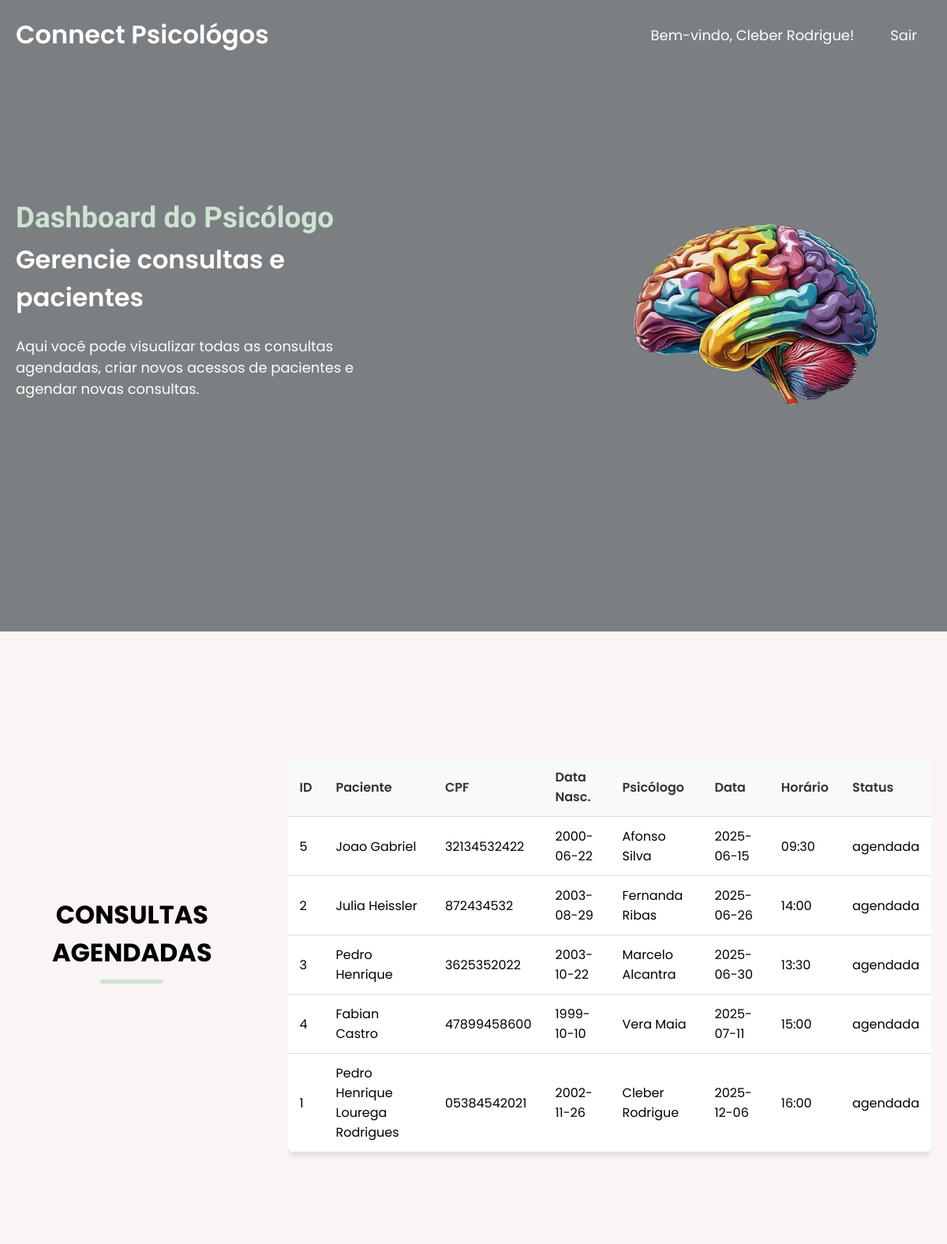
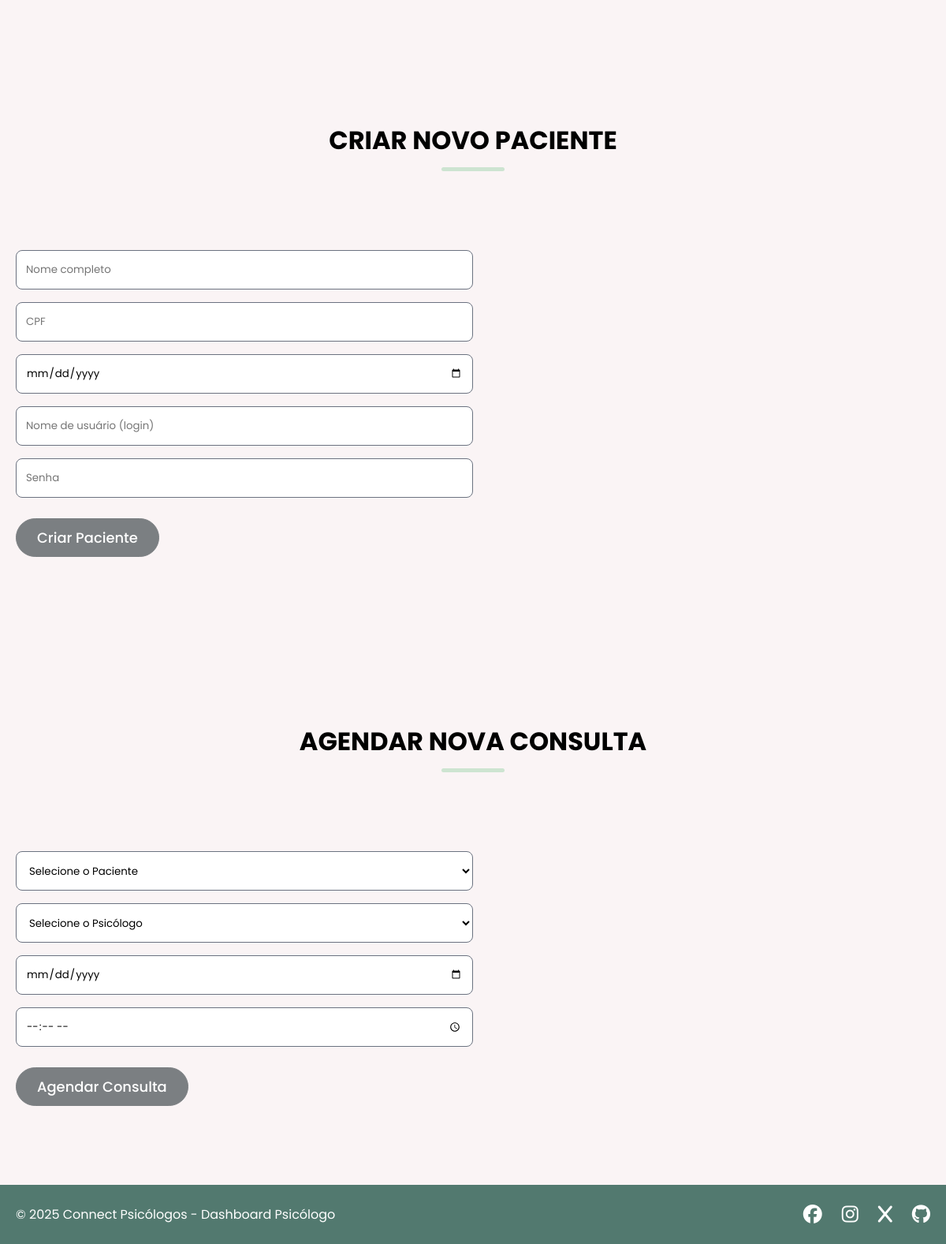
Screenshot of /dashboard/psicologo (signed in) with the database file from the repository (2 pictures, top to bottom).
### tables this page shows
CREATE TABLE psicologos (
            id INTEGER PRIMARY KEY AUTOINCREMENT,
            nome TEXT NOT NULL,
            especialidade TEXT NOT NULL,
            username TEXT UNIQUE NOT NULL,
            password TEXT NOT NULL
        );

CREATE TABLE consultas (
            id INTEGER PRIMARY KEY AUTOINCREMENT,
            paciente_id INTEGER NOT NULL,
            psicologo_id INTEGER NOT NULL,
            data_consulta DATE NOT NULL,
            horario TIME NOT NULL,
            status TEXT DEFAULT 'agendada',
            FOREIGN KEY (paciente_id) REFERENCES pacientes (id),
            FOREIGN KEY (psicologo_id) REFERENCES psicologos (id)
        );

CREATE TABLE pacientes (
            id INTEGER PRIMARY KEY AUTOINCREMENT,
            nome TEXT NOT NULL,
            cpf TEXT NOT NULL,
            data_nascimento DATE NOT NULL,
            username TEXT UNIQUE NOT NULL,
            password TEXT NOT NULL
        );

### sistema_psicologos/app.py (the view)
@app.route('/dashboard/psicologo')
def dashboard_psicologo():
    if 'psicologo_id' not in session:
        return redirect(url_for('psicologo_login'))
    consultas = listar_consultas()
    psicologos = listar_psicologos()
    pacientes = listar_pacientes()
    return render_template('dashboard_psicologo.html',
                         consultas=consultas,
                         psicologos=psicologos,
                         pacientes=pacientes,
                         psicologo_nome=session.get('psicologo_nome'))

### sistema_psicologos/database.py (called while the page is built)
def get_db_connection():
    conn = sqlite3.connect('connect_psicologos.db')
    conn.row_factory = sqlite3.Row
    return conn

def listar_consultas():
    conn = get_db_connection()
    consultas = conn.execute('''
        SELECT c.id, c.data_consulta, c.horario, c.status,
               p.nome as paciente_nome, p.cpf, p.data_nascimento, p.id as paciente_id,
               ps.nome as psicologo_nome
        FROM consultas c
        JOIN pacientes p ON c.paciente_id = p.id
        JOIN psicologos ps ON c.psicologo_id = ps.id
        ORDER BY c.data_consulta, c.horario
    ''').fetchall()
    conn.close()
    return consultas

def listar_psicologos():
    conn = get_db_connection()
    psicologos = conn.execute('SELECT * FROM psicologos ORDER BY nome').fetchall()
    conn.close()
    return psicologos

def listar_pacientes():
    conn = get_db_connection()
    pacientes = conn.execute('SELECT * FROM pacientes ORDER BY nome').fetchall()
    conn.close()
    return pacientes

### sistema_psicologos/templates/dashboard_psicologo.html (shortened to what this page needs)
<!DOCTYPE html>
<html lang="pt-BR">
<head>
    <link rel="stylesheet" href="https://cdnjs.cloudflare.com/ajax/libs/font-awesome/6.6.0/css/all.min.css">
     <link rel="stylesheet" href="{{ url_for('static', filename='css/style.css') }}">
</head>
<body>
    <header>
        <nav class="navbar section-content">
            <a href="{{ url_for('home') }}" class="nav-logo">
                <h2 class="logo-text">Connect Psicológos</h2>
            </a>
            <ul class="nav-menu">
                <li class="nav-item">
                    <span class="nav-link">Bem-vindo, {{ psicologo_nome }}!</span>
                </li>
                <li class="nav-item">
                    <a href="{{ url_for('logout') }}" class="nav-link">Sair</a>
                </li>
            </ul>
        </nav>
    </header>
    <main>
        <section class="hero-section">
            <div class="section-content">
                <div class="hero-details">
                    <h2 class="title">Dashboard do Psicólogo</h2>
                    <h3 class="subtitle">Gerencie consultas e pacientes</h3>
                    <p class="description">Aqui você pode visualizar todas as consultas agendadas, criar novos acessos de pacientes e agendar novas consultas.</p>
                </div>
                <div class="hero-image-wrapped">
                    <img src="{{ url_for('static', filename='images/psicologo-banner.png') }}" alt="Consultas" class="hero-image">
                </div>
            </div>
        </section>
        <section class="about-section">
            <div class="section-content">
                <h2 class="section-tittle">Consultas Agendadas</h2>
                {% if consultas %}
                <div class="table-container">
                    <table class="consultas-table">
                        <thead>
                            <tr>
                                <th>ID</th>
                                <th>Paciente</th>
                                <th>CPF</th>
                                <th>Data Nasc.</th>
                                <th>Psicólogo</th>
                                <th>Data</th>
                                <th>Horário</th>
                                <th>Status</th>
                            </tr>
                        </thead>
                        <tbody>
                            {% for consulta in consultas %}
                            <tr>
                                <td>{{ consulta.paciente_id }}</td>
                                <td>{{ consulta.paciente_nome }}</td>
                                <td>{{ consulta.cpf }}</td>
                                <td>{{ consulta.data_nascimento }}</td>
                                <td>{{ consulta.psicologo_nome }}</td>
                                <td>{{ consulta.data_consulta }}</td>
                                <td>{{ consulta.horario }}</td>
                                <td>{{ consulta.status }}</td>
                            </tr>
                            {% endfor %}
                        </tbody>
                    </table>
                </div>
                {% else %}
                <p class="text">Nenhuma consulta agendada ainda.</p>
                {% endif %}
            </div>
        </section>
        <section class="contact-section">
            <h2 class="section-tittle">Criar Novo Paciente</h2>
            <div class="section-content">
                <form action="{{ url_for('criar_novo_paciente') }}" method="POST" class="contact-form">
                    <input type="text" name="nome" placeholder="Nome completo" class="form-input" required>
                    <input type="text" name="cpf" placeholder="CPF" class="form-input" required>
                    <input type="date" name="data_nascimento" placeholder="Data de Nascimento" class="form-input" required>
                    <input type="text" name="username" placeholder="Nome de usuário (login)" class="form-input" required>
                    <input type="password" name="password" placeholder="Senha" class="form-input" required>
                    <button type="submit" class="submit-button">Criar Paciente</button>
                </form>
            </div>
        </section>
        <section class="contact-section">
            <h2 class="section-tittle">Agendar Nova Consulta</h2>
            <div class="section-content">
                <form action="{{ url_for('nova_consulta') }}" method="POST" class="contact-form">
                    <select name="paciente_id" class="form-input" required>
                        <option value="">Selecione o Paciente</option>
                    </select>
                    <select name="psicologo_id" class="form-input" required>
                        <option value="">Selecione o Psicólogo</option>
                    </select>
                    <input type="date" name="data_consulta" placeholder="Data da Consulta" class="form-input" required>
                    <input type="time" name="horario" placeholder="Horário" class="form-input" required>
                    <button type="submit" class="submit-button">Agendar Consulta</button>
                </form>
            </div>
        </section>
        <footer class="footer-section">
            <div class="section-content">
                <p class="copyright-text">© 2025 Connect Psicólogos - Dashboard Psicólogo</p>
                <div class="social-link-list">
                    <a href="https://www.facebook.com/?locale=pt_BR" class="social-link"><i class="fa-brands fa-facebook"></i></a>
                    <a href="https://www.instagram.com/?locale=pt_BR" class="social-link"><i class="fa-brands fa-instagram"></i></a>
                    <a href="https://x.com/i/flow/login" class="social-link"><i class="fa-brands fa-x"></i></a>
                    <a href="https://github.com/PedroLourega" target="blank" class="social-link"><i class="fa-brands fa-github"></i></a>
                </div>
            </div>
        </footer>
    </main>
</body>
</html>

### sistema_psicologos/static/css/style.css (style rules this page uses)
* { margin: 0; padding: 0; box-sizing: border-box; font-family: "Poppins", sans-serif; }
:root { --white-color: #fff; --dark-color: #52796F; --primary-color: #7b7f82; --secondary-color: #CDE4D1; --light-pink-color: #faf4f5; --medium-gray-color: #6B7280; --font-size-s: 0.9rem; --font-size-n: 1rem; --font-size-m: 1.12rem; --font-size-l: 1.5rem; --font-size-xl: 2rem; --font-size-xxl: 2.3rem; --font-weight-normal: 400; --font-weight-medium: 500; --font-weight-semibold: 600; --font-weight-bold: 700; --border-radius-s: 8px; --border-radius-m: 30px; --border-radius-circle: 50%; --site-max-width: 1300px; }
html { scroll-behavior: smooth; }
ul { list-style: none; }
a { text-decoration: none; }
button { cursor: pointer; border:none; background: none; }
img { width: 100%; }
.section-content { margin: 0 auto; padding: 0 20px; max-width: var(--site-max-width); }
.section-tittle { text-align: center; padding: 60px 0 100px; text-transform: uppercase; font-size: var(--font-size-xl); }
.section-tittle::after { content: ""; width: 80px; height: 5px; display: block; margin: 10px auto 0; border-radius: var(--border-radius-s); background-color: var(--secondary-color); }
header { position: fixed; width: 100%; z-index: 5; background: var(--primary-color); }
header .navbar { display: flex; padding: 20px; align-items: center; justify-content: space-between; }
.navbar .nav-logo .logo-text { color: var(--white-color); font-size: var(--font-size-xl); font-weight: var(--font-weight-semibold); }
.navbar .nav-menu { display: flex; gap: 10px; }
.navbar .nav-menu .nav-link { padding: 10px 18px; color: var(--white-color); font-size: var(--font-size-m); border-radius: var(--border-radius-m); transition: 0.3s ease; }
.hero-section { min-height: 100vh; background:var(--primary-color) ; }
.hero-section .section-content { display: flex; align-items: center; min-height: 100vh; color: var(--white-color); justify-content: space-between; }
.hero-section .hero-details .title { font-size: var(--font-size-xxl); color: var(--secondary-color); font-family: "Miniver", sans-serif; }
.hero-section .hero-details .subtitle { margin-top: 8px; max-width: 70%; font-size: var(--font-size-xl); font-weight: var(--font-weight-semibold); }
.hero-section .hero-details .description { max-width: 70%; margin:24px 0 40px ; font-size: var(--font-size-m); }
.about-section { padding: 120px 0; background: var(--light-pink-color); }
.about-section .section-content { display: flex; gap: 50px; align-items: center; justify-content: space-between; }
.contact-section { padding: 50px 0 100px; background: var(--light-pink-color); }
.contact-section .section-content { display: flex; gap: 48px; align-items: flex-start; justify-content: space-between; }
.contact-section .contact-form .form-input { width:100%; height:50px; padding: 0 12px; outline: none; margin-bottom: 16px; background: var(--white-color); border-radius: var(--border-radius-s); border: 1px solid var(--medium-gray-color); }
.contact-section .contact-form { max-width: 50%; }
.contact-section .contact-form .submit-button { padding: 10px 26px; margin-top: 10px; color: var(--white-color); font-size: var(--font-size-m); font-weight: var(--font-weight-medium); background:var(--primary-color); border-radius: var(--border-radius-m); border: 1px solid var(--primary-color); transition: 0.3s ease; }
.footer-section { padding: 20px 0; background: var(--dark-color); }
.footer-section .section-content { display: flex; align-items: center; justify-content: space-between; }
.footer-section :where(.copyright-text, .social-link, .policy-link) { color: var(--white-color); transition: 0.2s ease; }
.footer-section .social-link-list { display: flex; gap: 25px; }
.footer-section .social-link-list .social-link { font-size: var(--font-size-l); }
.table-container { overflow-x: auto; margin: 20px 0; }
.consultas-table { width: 100%; border-collapse: collapse; margin: 20px 0; background: white; border-radius: 8px; overflow: hidden; box-shadow: 0 4px 6px rgba(0, 0, 0, 0.1); }
.consultas-table th, .consultas-table td { padding: 12px 15px; text-align: left; border-bottom: 1px solid #ddd; }
.consultas-table th { background-color: #f8f9fa; font-weight: 600; color: #333; }

### rows the page displays
psicologos: nome "Cleber Rodrigue"
consultas: paciente_id "5", paciente_nome "Joao Gabriel", cpf "32134532422", data_nascimento "2000-06-22", psicologo_nome "Afonso Silva", data_consulta "2025-06-15", horario "09:30", status "agendada"
consultas: paciente_id "2", paciente_nome "Julia Heissler", cpf "872434532", data_nascimento "2003-08-29", psicologo_nome "Fernanda Ribas", data_consulta "2025-06-26", horario "14:00", status "agendada"
consultas: paciente_id "3", paciente_nome "Pedro Henrique", cpf "3625352022", data_nascimento "2003-10-22", psicologo_nome "Marcelo Alcantra", data_consulta "2025-06-30", horario "13:30", status "agendada"
consultas: paciente_id "4", paciente_nome "Fabian Castro", cpf "47899458600", data_nascimento "1999-10-10", psicologo_nome "Vera Maia", data_consulta "2025-07-11", horario "15:00", status "agendada"
consultas: paciente_id "1", paciente_nome "Pedro Henrique Lourega Rodrigues", cpf "05384542021", data_nascimento "2002-11-26", psicologo_nome "Cleber Rodrigue", data_consulta "2025-12-06", horario "16:00", status "agendada"
